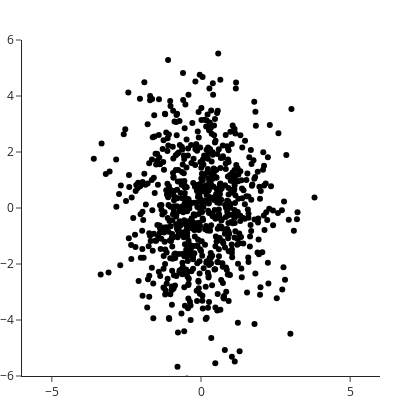

Source (notebook cell):
### Code cell
fig = go.Figure(go.Scatter(x=X[:,0], y=X[:,1], mode="markers", marker=dict(color="black")),
                layout=dict(xaxis=dict(range=[-6,6], autorange=False),
                            yaxis=dict(range=[-6,6], autorange=False),
                            width=400, height=400))
fig.write_image("../scaled_cov.png")
fig.show()

### Figure 1 — Plotly figure (JSON) as saved in the notebook; plotly's stock layout.template omitted (floating-point values rounded to 4 significant figures; data arrays with more than 128 entries replaced by an {"elided": "..."} marker saying what was removed)
{"data": [{"marker": {"color": "black"}, "mode": "markers", "type": "scatter", "x": {"elided": "750 float values"}, "y": {"elided": "750 float values"}}], "layout": {"height": 400, "width": 400, "xaxis": {"autorange": false, "range": [-6, 6]}, "yaxis": {"autorange": false, "range": [-6, 6]}}}
